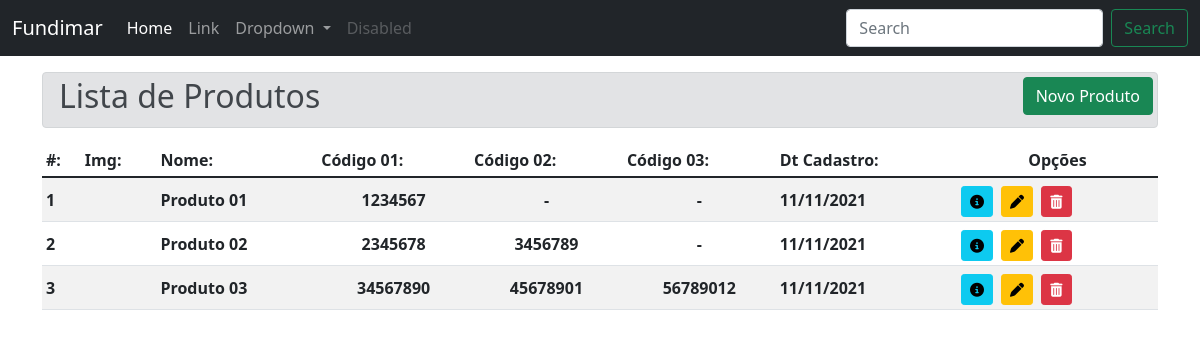
/, run on an earlier commit of the app's database.
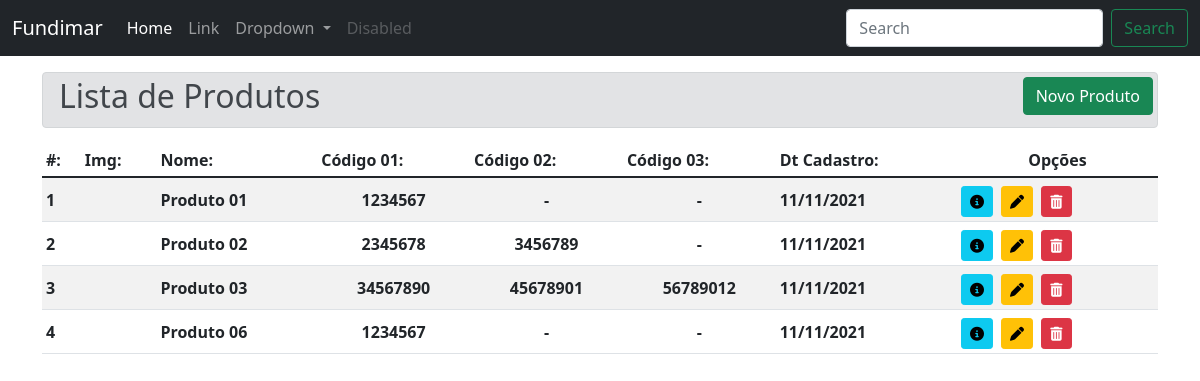
And on a later commit of the database.
### produto/models.py (models this page shows, shortened)
class Produto(models.Model):
    nome = models.CharField(max_length=150)
    image = models.ImageField(upload_to='produto/images/')
    data_cadastro = models.DateField(auto_now=True)
    codigo_01 = models.CharField(max_length=10)
    codigo_02 = models.CharField(max_length=10, null=True, default="-")
    codigo_03 = models.CharField(max_length=10, null=True, default="-")

### produto/views.py (the view)
# urls.py: path('', views.index, name='index'),
def index(request):
    produtos = Produto.objects.all()
    return render(request, 'produto/index.html', {'produtos': produtos})

### produto/templates/produto/index.html (shortened to what this page needs)
{% extends "produto/layouts/base.html" %}
{% block page %}Lista de Produtos <a href="" class="btn btn-success float-end">Novo Produto</a>{% endblock %}
{% block content %}
<div class="table-resposive">
    <table class="table table-striped align-middle table-sm">
        <thead>
            <tr>
                <th scope="col">#:</th>
                <th scope="col">Img:</th>
                <th scope="col">Nome:</th>
                <th scope="col">Código 01:</th>
                <th scope="col">Código 02:</th>
                <th scope="col">Código 03:</th>
                <th scope="col">Dt Cadastro:</th>
                <th scope="col" class="text-center">Opções</th>
            </tr>
        </thead>
        <tbody>
            {% for produto in produtos %}
            <tr>
                <th scope="row">{{ produto.pk }}</th>
                <th><a href="{{ produto.image.url }}"><img src="{{ produto.image.url }}" width="40px" alt=""></a>
                </th>
                <th scope="row">{{ produto.nome }}</th>
                <th scope="row" class="text-center">{{ produto.codigo_01 }}</th>
                <th scope="row" class="text-center">{{ produto.codigo_02 }}</th>
                <th scope="row" class="text-center">{{ produto.codigo_03 }}</th>
                <th scope="row">{{ produto.data_cadastro | date:'d/m/Y' }}</th>
                <th scope="row">
                    <button type="button" class="btn btn-info btn-sm me-1 mt-1" data-bs-toggle="modal"
                        data-bs-target="#produto{{ produto.id }}"><i class="fas fa-info-circle"></i>
                    </button>
                    <a class="btn btn-warning btn-sm me-1 mt-1" href=""><i class="fas fa-pen"></i></a>
                    <a class="btn btn-danger btn-sm mt-1" href=""><i class="fas fa-trash-alt"></i></a>
                </th>
            </tr>
            {% endfor %}
        </tbody>
    </table>
</div>
{% endblock %}

What changed in the data, as far as the page shows it:
added Produto: pk "4", nome "Produto 06", codigo_01 "1234567", codigo_02 "-", codigo_03 "-", data_cadastro "11/11/2021"
